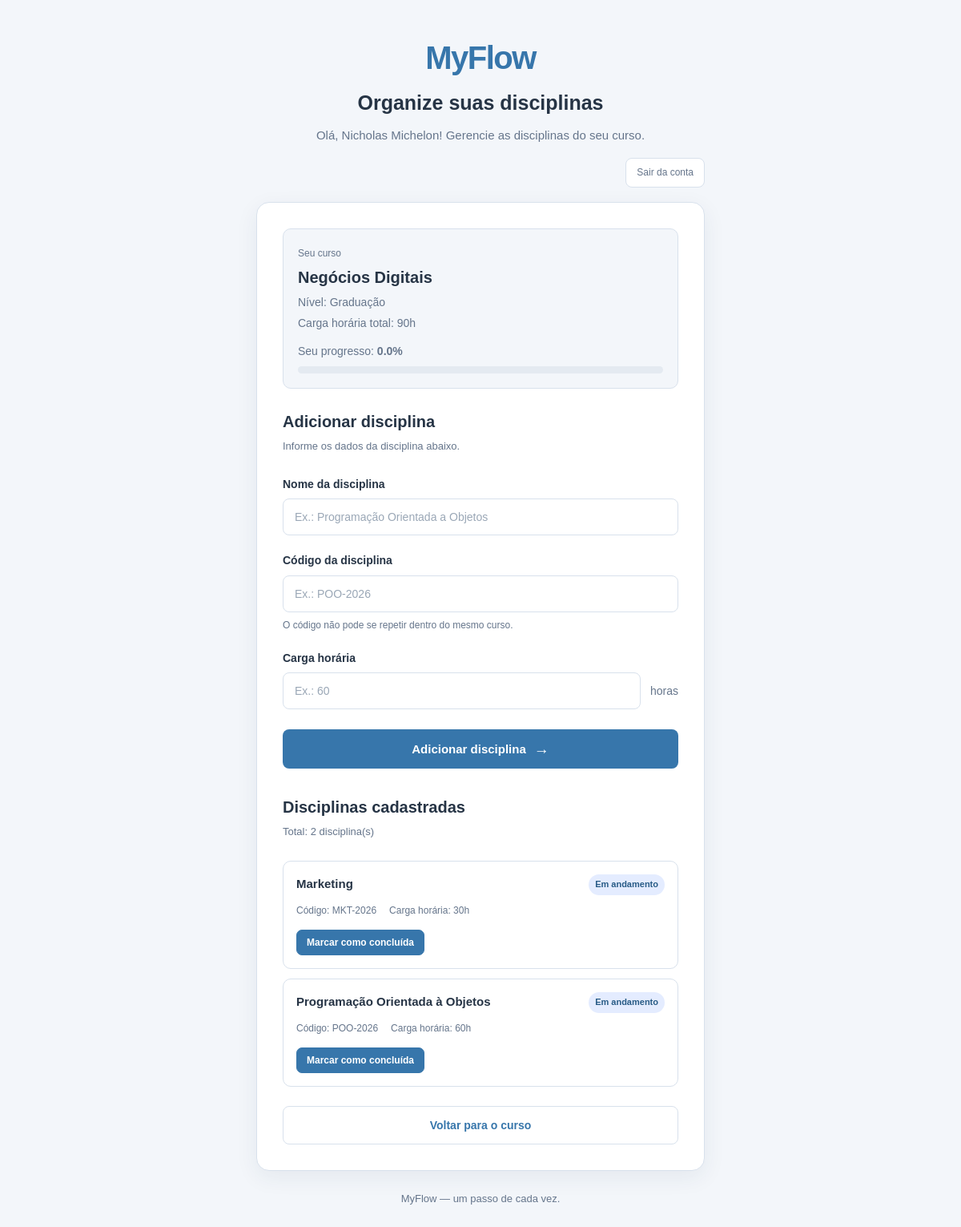
Screenshot of /disciplinas (signed in) with the database file from the repository.
### tables this page shows
CREATE TABLE usuarios (
    id INTEGER PRIMARY KEY AUTOINCREMENT,
    nome TEXT NOT NULL,
    email TEXT NOT NULL COLLATE NOCASE UNIQUE,
    jornada TEXT NOT NULL,
    objetivo TEXT NOT NULL,
    tempo_disponivel INTEGER NOT NULL CHECK (tempo_disponivel > 0),
    curso_id INTEGER,
    senha_hash TEXT,
    is_owner INTEGER NOT NULL DEFAULT 0 CHECK (is_owner IN (0, 1)),
    FOREIGN KEY (curso_id) REFERENCES cursos(id) ON DELETE SET NULL
);

CREATE TABLE cursos (
    id INTEGER PRIMARY KEY AUTOINCREMENT,
    nome TEXT NOT NULL COLLATE NOCASE UNIQUE,
    nivel TEXT NOT NULL
);

CREATE TABLE disciplinas (
    id INTEGER PRIMARY KEY AUTOINCREMENT,
    curso_id INTEGER,
    nome TEXT NOT NULL,
    codigo TEXT NOT NULL COLLATE NOCASE,
    carga_horaria INTEGER NOT NULL CHECK (carga_horaria > 0),
    FOREIGN KEY (curso_id) REFERENCES cursos(id) ON DELETE SET NULL,
    UNIQUE (curso_id, codigo)
);

### backup/app.py (the view, shortened to what this page needs)
@app.route("/disciplinas", methods=["GET", "POST"])
def pagina_disciplinas():
    id_usuario = session.get("usuario_id")
    if id_usuario is None:
        return redirect(url_for("pagina_login"))
    repositorio_usuario = UsuarioRepository()
    usuario = repositorio_usuario.buscar_por_id(id_usuario)
    if usuario is None:
        session.clear()
        return redirect(url_for("pagina_login"))
    if usuario.curso is None:
        return redirect(url_for("pagina_curso"))
    repositorio_curso = CursoRepository()
    curso = repositorio_curso.buscar_por_id(usuario.curso.id)
    if curso is None:
        return redirect(url_for("pagina_curso"))
    repositorio_progresso = ProgressoDisciplinaRepository()
    sucesso = session.pop("mensagem_disciplinas", None)
    status_por_disciplina = repositorio_progresso.listar_status_do_curso(
        usuario.id, curso.id
    )
    itens_disciplinas = [
        {
            "disciplina": disciplina,
            "concluida": status_por_disciplina.get(disciplina.id, False),
        }
        for disciplina in curso.disciplinas
    ]
    progresso_percentual = repositorio_progresso.calcular_progresso(
        usuario.id, curso.id
    )
    return render_template(
        "cadastro_disciplinas.html",
        usuario=usuario,
        curso=curso,
        disciplinas=curso.disciplinas,
        itens_disciplinas=itens_disciplinas,
        progresso_percentual=progresso_percentual,
        sucesso=sucesso,
        erro=None,
        form={},
    )

### backup/database/conexao.py (called while the page is built)
def obter_conexao():
    conexao = sqlite3.connect(CAMINHO_BANCO)
    conexao.row_factory = sqlite3.Row
    conexao.execute("PRAGMA foreign_keys = ON")
    return conexao

### backup/models/cursos.py (called while the page is built)
    @property
    def id(self):
        return self._id

    @id.setter
    def id(self, valor):
        if valor is not None and (
            not isinstance(valor, int) or isinstance(valor, bool) or valor <= 0
        ):
            raise ValueError('id deve ser None ou um inteiro positivo')
        self._id = valor

    @property
    def nome(self):
        return self._nome

    @nome.setter
    def nome(self, valor):
        if not isinstance(valor, str) or not valor.strip():
            raise ValueError('nome não pode ser vazio')
        self._nome = valor.strip()

    @property
    def nivel(self):
        return self._nivel

    @nivel.setter
    def nivel(self, valor):
        if not isinstance(valor, str) or not valor.strip():
            raise ValueError('nivel não pode ser vazio')
        self._nivel = valor.strip()

    @property
    def disciplinas(self):
        return list(self._disciplinas)

    @disciplinas.setter
    def disciplinas(self, valor):
        if not isinstance(valor, list) or not all(
            isinstance(item, Disciplina) for item in valor
        ):
            raise ValueError('disciplinas deve ser uma lista de Disciplina')
        self._disciplinas = list(valor)

    def calcular_carga_horaria_total(self):
        return sum(d.carga_horaria for d in self._disciplinas)

### backup/models/disciplinas.py (called while the page is built)
    @property
    def id(self):
        return self._id

    @id.setter
    def id(self, valor):
        if valor is not None and (
            not isinstance(valor, int) or isinstance(valor, bool) or valor <= 0
        ):
            raise ValueError("id deve ser None ou um inteiro positivo")
        self._id = valor

    @property
    def nome(self):
        return self._nome

    @nome.setter
    def nome(self, valor):
        if not isinstance(valor, str) or not valor.strip():
            raise ValueError("nome não pode ser vazio")
        self._nome = valor.strip()

    @property
    def codigo(self):
        return self._codigo

    @codigo.setter
    def codigo(self, valor):
        if not isinstance(valor, str) or not valor.strip():
            raise ValueError("codigo não pode ser vazio")
        self._codigo = valor.strip()

    @property
    def carga_horaria(self):
        return self._carga_horaria

### backup/models/usuarios.py (called while the page is built)
    @property
    def id(self):
        return self._id

### backup/templates/cadastro_disciplinas.html (shortened to what this page needs)
<!DOCTYPE html>
<html lang="pt-BR">
<head>
    <link
        rel="stylesheet"
        href="{{ url_for('static', filename='styles.css') }}"
    >
</head>
<body>
    <main class="container">
        <header class="cabecalho">
            <div class="logo">MyFlow</div>
            <h1>Organize suas disciplinas</h1>
            <p>Olá, {{ usuario.nome }}! Gerencie as disciplinas do seu curso.</p>
        </header>
        <div class="barra-acoes">
            <form action="{{ url_for('sair') }}" method="POST" class="form-sair">
                <button type="submit" class="botao-sair">Sair da conta</button>
            </form>
        </div>
        <section class="formulario-container">
            <div class="resumo-curso">
                <span>Seu curso</span>
                <h2>{{ curso.nome }}</h2>
                <p>Nível: {{ curso.nivel }}</p>
                <p>
                    Carga horária total:
                    {{ curso.calcular_carga_horaria_total() }}h
                </p>
                <div class="progresso-resumo">
                    <p>
                        Seu progresso:
                        <strong>{{ "%.1f"|format(progresso_percentual) }}%</strong>
                    </p>
                    <div
                        class="progresso-trilho"
                        role="progressbar"
                        aria-label="Progresso individual no curso"
                        aria-valuemin="0"
                        aria-valuemax="100"
                        aria-valuenow="{{ '%.1f'|format(progresso_percentual) }}"
                    >
                    </div>
                </div>
            </div>
            <div class="titulo-formulario">
                <h2>Adicionar disciplina</h2>
                <p>Informe os dados da disciplina abaixo.</p>
            </div>
            <form action="{{ url_for('pagina_disciplinas') }}" method="POST">
                <div class="campo">
                    <label for="nome">Nome da disciplina</label>
                    <input
                        type="text"
                        id="nome"
                        name="nome"
                        value="{{ form.get('nome', '') }}"
                        placeholder="Ex.: Programação Orientada a Objetos"
                        required
                    >
                </div>
                <div class="campo">
                    <label for="codigo">Código da disciplina</label>
                    <input
                        type="text"
                        id="codigo"
                        name="codigo"
                        value="{{ form.get('codigo', '') }}"
                        placeholder="Ex.: POO-2026"
                        required
                    >
                    <small>O código não pode se repetir dentro do mesmo curso.</small>
                </div>
                <div class="campo">
                    <label for="carga_horaria">Carga horária</label>
                    <div class="campo-tempo">
                        <input
                            type="number"
                            id="carga_horaria"
                            name="carga_horaria"
                            value="{{ form.get('carga_horaria', '') }}"
                            min="1"
                            step="1"
                            placeholder="Ex.: 60"
                            required
                        >
                        <span>horas</span>
                    </div>
                </div>
                <button type="submit" class="botao-cadastro">
                    Adicionar disciplina
                    <span aria-hidden="true">&rarr;</span>
                </button>
            </form>
            <div class="secao-disciplinas">
                <div class="titulo-formulario">
                    <h2>Disciplinas cadastradas</h2>
                    <p>Total: {{ disciplinas|length }} disciplina(s)</p>
                </div>
                {% if itens_disciplinas %}
                    <div class="lista-disciplinas">
                        {% for item in itens_disciplinas %}
                            {% set disciplina = item.disciplina %}
                            <article class="disciplina-item">
                                <div class="disciplina-cabecalho">
                                    <h3>{{ disciplina.nome }}</h3>
                                    {% if item.concluida %}
                                        <span class="etiqueta concluida">Concluída por você</span>
                                    {% else %}
                                        <span class="etiqueta andamento">Em andamento</span>
                                    {% endif %}
                                </div>
                                <div class="disciplina-meta">
                                    <span>Código: {{ disciplina.codigo }}</span>
                                    <span>Carga horária: {{ disciplina.carga_horaria }}h</span>
                                </div>
                                <form
                                    action="{{ url_for('pagina_disciplinas') }}"
                                    method="POST"
                                    class="form-progresso"
                                >
                                    {% if item.concluida %}
                                        <input type="hidden" name="acao" value="reabrir">
                                        <button type="submit" class="botao-progresso secundario">
                                            Marcar como em andamento
                                        </button>
                                    {% else %}
                                        <button type="submit" class="botao-progresso">
                                            Marcar como concluída
                                        </button>
                                    {% endif %}
                                </form>
                            </article>
                        {% endfor %}
                    </div>
                {% else %}
                    <p class="lista-vazia">
                        Você ainda não cadastrou disciplinas para este curso.
                    </p>
                {% endif %}
            </div>
            <a href="{{ url_for('pagina_curso') }}" class="botao-secundario">
                Voltar para o curso
            </a>
        </section>
        <footer class="rodape">
            <p>MyFlow — um passo de cada vez.</p>
        </footer>
    </main>
</body>
</html>

### rows the page displays
usuarios: nome "Nicholas Michelon"
cursos: nome "Negócios Digitais", nivel "Graduação"
disciplinas: nome "Marketing", codigo "MKT-2026", carga_horaria "30"
disciplinas: nome "Programação Orientada à Objetos", codigo "POO-2026", carga_horaria "60"

### other values shown
{{ curso.calcular_carga_horaria_total() }} "90"
{{ "%.1f"|format(progresso_percentual) }} "0.0"
{{ disciplinas|length }} "2"
